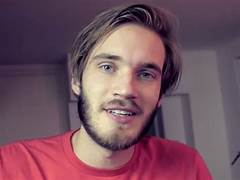
#> input picture face-server/temp_image.jpeg, 240 x 180 px
$ python process_image.py temp_image.jpeg out.png
#> lines starting #> are read from the running program, lines starting #| are printed output that depends on the picture
# backend/process_image.py
import cv2
import numpy as np
import sys

def remove_noise_and_extract_face(input_image_path, output_image_path, output_size):
    # Load the pre-trained face detection model from OpenCV
    # print("hi")
#> called with input_image_path = 'temp_image.jpeg', output_image_path = 'out.png', output_size = (600, 600)
    face_cascade = cv2.CascadeClassifier(cv2.data.haarcascades + 'haarcascade_frontalface_default.xml')

    # Read the input image
    # print("path ",input_image_path)
    image = cv2.imread(input_image_path)
#> image is the input picture: shape (180, 240, 3); mean B, G, R 95.3, 82.3, 117.3
    # print(image)
    gray = cv2.cvtColor(image, cv2.COLOR_BGR2GRAY)
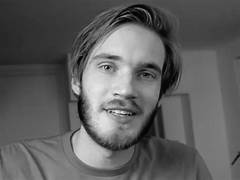
#> gray: shape (180, 240); min 2, max 245, mean 94.2

    # Detect faces in the image
    faces = face_cascade.detectMultiScale(gray, scaleFactor=1.1, minNeighbors=5, minSize=(30, 30))
#> faces = [[70, 26, 111, 111]]
    # print(faces)

    # Select the largest face as the main face
    if len(faces) > 0:
        main_face = max(faces, key=lambda rect: rect[2] * rect[3])
#> main_face = [70, 26, 111, 111]
        x, y, w, h = main_face
#> x = 70; y = 26; w = 111; h = 111

        # Define the new region of interest with expanded dimensions
        roi_x = max(0, x - int(w * 0.2))  # Adjust the expansion factor as needed
#> roi_x = 48
        roi_y = max(0, y - int(h * 0.4))  # Adjust the expansion factor as needed
#> roi_y = 0
        roi_w = int(w * 1.4)  # Adjust the expansion factor as needed
#> roi_w = 155
        roi_h = int(h * 1.8)  # Adjust the expansion factor as needed
#> roi_h = 199

        # Create a mask with white background
        mask = np.ones_like(image) * 255

        # Copy the main face region along with the expanded area onto the mask
        mask[roi_y:roi_y+roi_h, roi_x:roi_x+roi_w] = image[roi_y:roi_y+roi_h, roi_x:roi_x+roi_w]
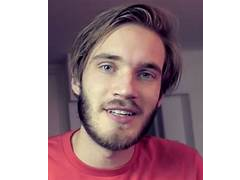
#> mask: shape (180, 240, 3); mean B, G, R 153.5, 146.7, 171.6

        # Resize the image to the desired output size
        mask = cv2.resize(mask, output_size)
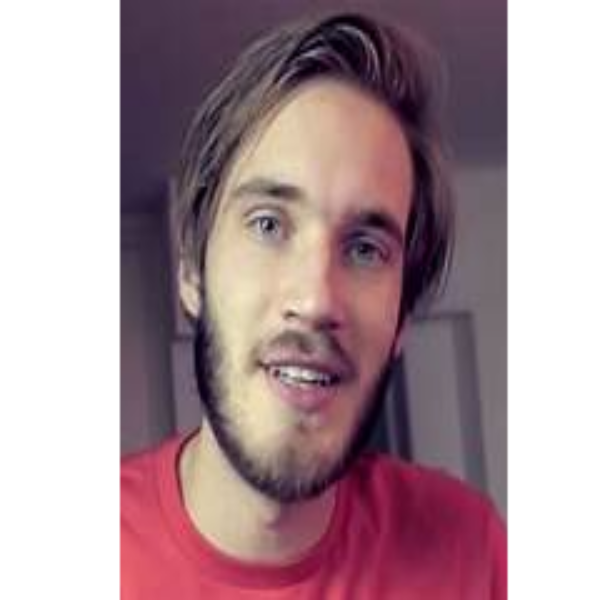
#> mask: shape (600, 600, 3); mean B, G, R 153.4, 146.6, 171.5

        # Save the resulting image
        cv2.imwrite(output_image_path, mask)
        print("donepy")
    else:
        print("No faces detected in the image.")

if __name__ == "__main__":
    print(sys.argv)
    if len(sys.argv) != 3:
        print("Usage: python process_image.py <input_image_path> <output_image_path> <output_width> <output_height>")
        sys.exit(1)

    input_image_path = sys.argv[1]
    output_image_path = sys.argv[2]
    output_size = (600, 600)

    remove_noise_and_extract_face(input_image_path, output_image_path, output_size)

$ run again, on face-server/image_with_new_bg.png
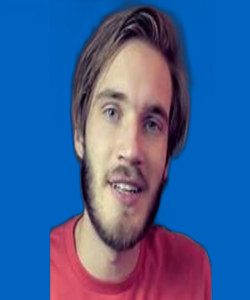
#> input picture face-server/image_with_new_bg.png, 250 x 300 px
#> in remove_noise_and_extract_face, image is the input picture: shape (300, 250, 3); mean B, G, R 151.2, 95.8, 61.3
#> in remove_noise_and_extract_face, `gray = cv2.cvtColor(image, cv2.COLOR_BGR2GRAY)`:
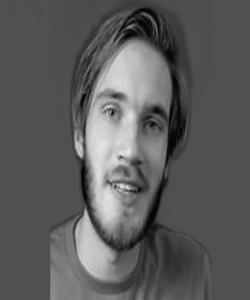
#> gray: shape (300, 250); min 3, max 232, mean 91.8
#> faces = [[60, 58, 144, 144]]
#> main_face = [60, 58, 144, 144]
#> x = 60; y = 58; w = 144
#> roi_x = 32
#> roi_y = 1
#> roi_w = 201
#> roi_h = 259
#> in remove_noise_and_extract_face, `mask = cv2.resize(mask, output_size)`:
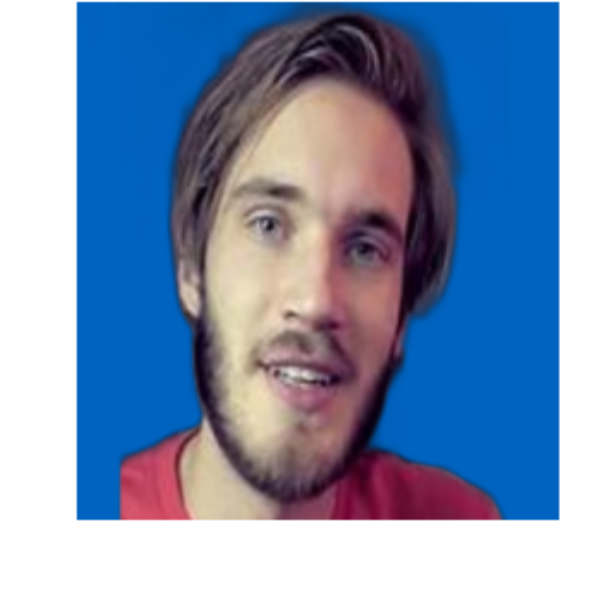
#> mask: shape (600, 600, 3); mean B, G, R 179.2, 146.7, 124.9

$ run again, on face-server/main_face.png
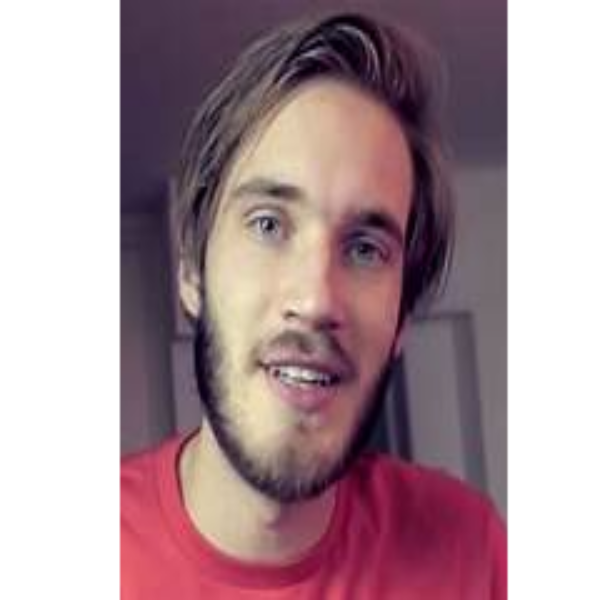
#> input picture face-server/main_face.png, 600 x 600 px
#> in remove_noise_and_extract_face, image is the input picture: shape (600, 600, 3); mean B, G, R 153.4, 146.6, 171.5
#> in remove_noise_and_extract_face, `gray = cv2.cvtColor(image, cv2.COLOR_BGR2GRAY)`:
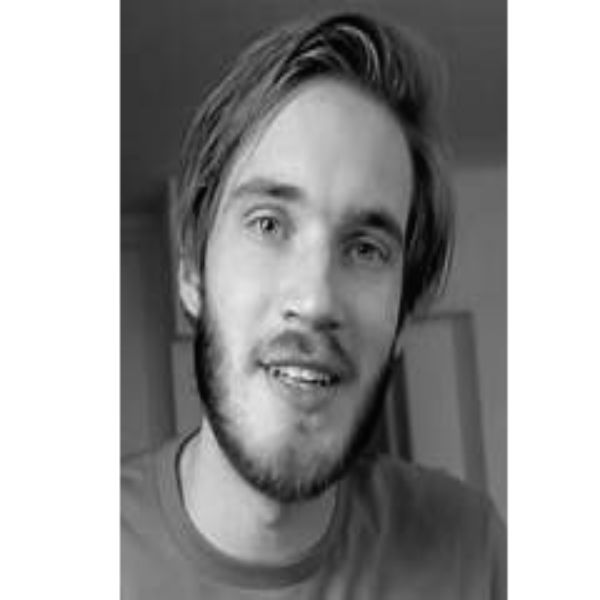
#> gray: shape (600, 600); min 2, max 255, mean 154.9
#> faces = [[153, 104, 327, 327]]
#> main_face = [153, 104, 327, 327]
#> x = 153; y = 104; w = 327
#> roi_x = 88
#> roi_y = 0
#> roi_w = 457
#> roi_h = 588

$ run again, on face-server/passport_image.png
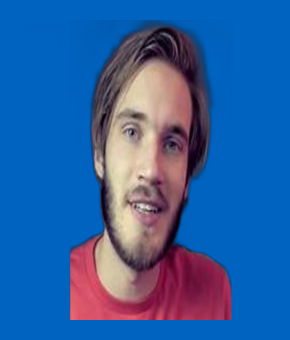
#> input picture face-server/passport_image.png, 290 x 340 px
#> in remove_noise_and_extract_face, image is the input picture: shape (340, 290, 3); mean B, G, R 160.9, 96.5, 46.6
#> in remove_noise_and_extract_face, `gray = cv2.cvtColor(image, cv2.COLOR_BGR2GRAY)`:
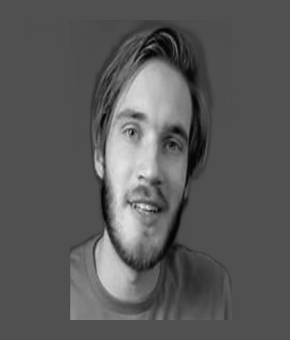
#> gray: shape (340, 290); min 3, max 232, mean 89
#> faces = [[78, 79, 146, 146]]
#> main_face = [78, 79, 146, 146]
#> x = 78; y = 79; w = 146
#> roi_x = 49
#> roi_y = 21
#> roi_w = 204
#> roi_h = 262
#> in remove_noise_and_extract_face, `mask = cv2.resize(mask, output_size)`:
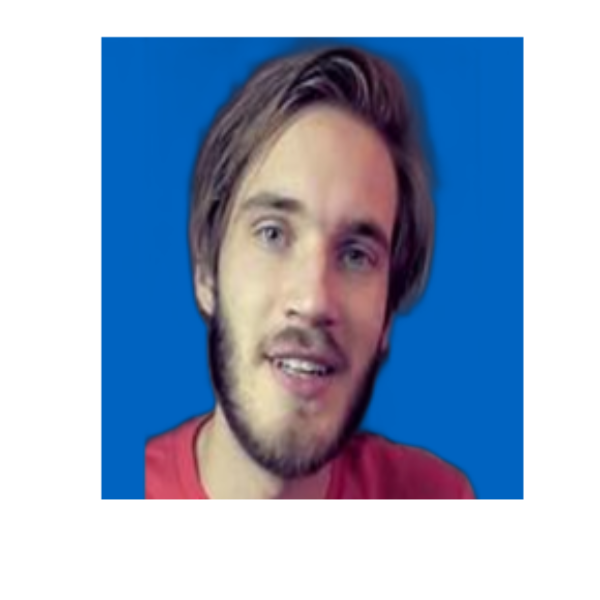
#> mask: shape (600, 600, 3); mean B, G, R 196, 170.2, 153.2
